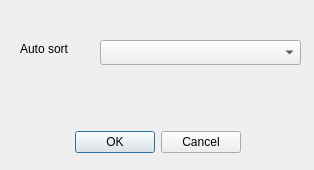
<?xml version="1.0" encoding="UTF-8"?>
<ui version="4.0">
 <class>Dialog_AutoSortMakers</class>
 <widget class="QDialog" name="Dialog_AutoSortMakers">
  <property name="geometry">
   <rect>
    <x>0</x>
    <y>0</y>
    <width>314</width>
    <height>170</height>
   </rect>
  </property>
  <property name="windowTitle">
   <string>Auto sort</string>
  </property>
  <widget class="QDialogButtonBox" name="buttonBox">
   <property name="geometry">
    <rect>
     <x>40</x>
     <y>130</y>
     <width>201</width>
     <height>25</height>
    </rect>
   </property>
   <property name="orientation">
    <enum>Qt::Horizontal</enum>
   </property>
   <property name="standardButtons">
    <set>QDialogButtonBox::Cancel|QDialogButtonBox::Ok</set>
   </property>
  </widget>
  <widget class="QComboBox" name="comboBoxAutoSort">
   <property name="geometry">
    <rect>
     <x>100</x>
     <y>40</y>
     <width>201</width>
     <height>25</height>
    </rect>
   </property>
  </widget>
  <widget class="QLabel" name="labelAutoSort">
   <property name="geometry">
    <rect>
     <x>20</x>
     <y>40</y>
     <width>64</width>
     <height>17</height>
    </rect>
   </property>
   <property name="text">
    <string>Auto sort</string>
   </property>
  </widget>
 </widget>
 <resources/>
 <connections>
  <connection>
   <sender>buttonBox</sender>
   <signal>accepted()</signal>
   <receiver>Dialog_AutoSortMakers</receiver>
   <slot>accept()</slot>
   <hints>
    <hint type="sourcelabel">
     <x>248</x>
     <y>254</y>
    </hint>
    <hint type="destinationlabel">
     <x>157</x>
     <y>274</y>
    </hint>
   </hints>
  </connection>
  <connection>
   <sender>buttonBox</sender>
   <signal>rejected()</signal>
   <receiver>Dialog_AutoSortMakers</receiver>
   <slot>reject()</slot>
   <hints>
    <hint type="sourcelabel">
     <x>316</x>
     <y>260</y>
    </hint>
    <hint type="destinationlabel">
     <x>286</x>
     <y>274</y>
    </hint>
   </hints>
  </connection>
 </connections>
</ui>
